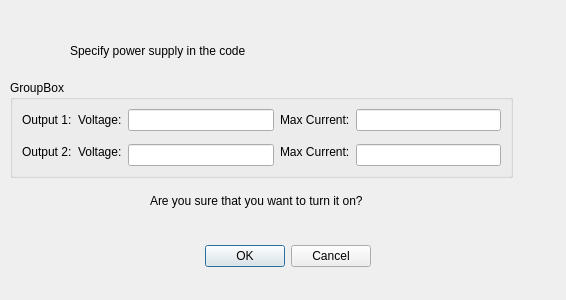
<?xml version="1.0" encoding="UTF-8"?>
<ui version="4.0">
 <class>Dialog</class>
 <widget class="QDialog" name="Dialog">
  <property name="geometry">
   <rect>
    <x>0</x>
    <y>0</y>
    <width>566</width>
    <height>300</height>
   </rect>
  </property>
  <property name="windowTitle">
   <string>Dialog</string>
  </property>
  <widget class="QDialogButtonBox" name="buttonBox">
   <property name="geometry">
    <rect>
     <x>30</x>
     <y>240</y>
     <width>341</width>
     <height>32</height>
    </rect>
   </property>
   <property name="orientation">
    <enum>Qt::Horizontal</enum>
   </property>
   <property name="standardButtons">
    <set>QDialogButtonBox::Cancel|QDialogButtonBox::Ok</set>
   </property>
  </widget>
  <widget class="QLabel" name="power_supply_Label">
   <property name="geometry">
    <rect>
     <x>70</x>
     <y>30</y>
     <width>401</width>
     <height>41</height>
    </rect>
   </property>
   <property name="text">
    <string>Specify power supply in the code</string>
   </property>
  </widget>
  <widget class="QGroupBox" name="groupBox">
   <property name="geometry">
    <rect>
     <x>10</x>
     <y>80</y>
     <width>503</width>
     <height>98</height>
    </rect>
   </property>
   <property name="title">
    <string>GroupBox</string>
   </property>
   <layout class="QGridLayout" name="gridLayout">
    <item row="0" column="0">
     <widget class="QLabel" name="label_31">
      <property name="text">
       <string>Output 1:</string>
      </property>
     </widget>
    </item>
    <item row="0" column="1">
     <widget class="QLabel" name="label_35">
      <property name="text">
       <string>Voltage:</string>
      </property>
     </widget>
    </item>
    <item row="0" column="2">
     <widget class="QLineEdit" name="v1_LineEdit">
      <property name="readOnly">
       <bool>true</bool>
      </property>
     </widget>
    </item>
    <item row="0" column="3">
     <widget class="QLabel" name="label_32">
      <property name="text">
       <string>Max Current:</string>
      </property>
     </widget>
    </item>
    <item row="0" column="4">
     <widget class="QLineEdit" name="maxi1_LineEdit">
      <property name="readOnly">
       <bool>true</bool>
      </property>
     </widget>
    </item>
    <item row="1" column="0" rowspan="2">
     <widget class="QLabel" name="label_33">
      <property name="text">
       <string>Output 2:</string>
      </property>
     </widget>
    </item>
    <item row="1" column="1" rowspan="2">
     <widget class="QLabel" name="label_38">
      <property name="text">
       <string>Voltage:</string>
      </property>
     </widget>
    </item>
    <item row="1" column="3" rowspan="2" colspan="2">
     <widget class="QLabel" name="label_37">
      <property name="text">
       <string>Max Current:</string>
      </property>
     </widget>
    </item>
    <item row="2" column="2">
     <widget class="QLineEdit" name="v2_LineEdit">
      <property name="readOnly">
       <bool>true</bool>
      </property>
     </widget>
    </item>
    <item row="2" column="4">
     <widget class="QLineEdit" name="maxi2_LineEdit">
      <property name="readOnly">
       <bool>true</bool>
      </property>
     </widget>
    </item>
   </layout>
  </widget>
  <widget class="QLabel" name="label_2">
   <property name="geometry">
    <rect>
     <x>150</x>
     <y>180</y>
     <width>311</width>
     <height>41</height>
    </rect>
   </property>
   <property name="text">
    <string>Are you sure that you want to turn it on?</string>
   </property>
  </widget>
 </widget>
 <resources/>
 <connections>
  <connection>
   <sender>buttonBox</sender>
   <signal>accepted()</signal>
   <receiver>Dialog</receiver>
   <slot>accept()</slot>
   <hints>
    <hint type="sourcelabel">
     <x>248</x>
     <y>254</y>
    </hint>
    <hint type="destinationlabel">
     <x>157</x>
     <y>274</y>
    </hint>
   </hints>
  </connection>
  <connection>
   <sender>buttonBox</sender>
   <signal>rejected()</signal>
   <receiver>Dialog</receiver>
   <slot>reject()</slot>
   <hints>
    <hint type="sourcelabel">
     <x>316</x>
     <y>260</y>
    </hint>
    <hint type="destinationlabel">
     <x>286</x>
     <y>274</y>
    </hint>
   </hints>
  </connection>
 </connections>
</ui>
